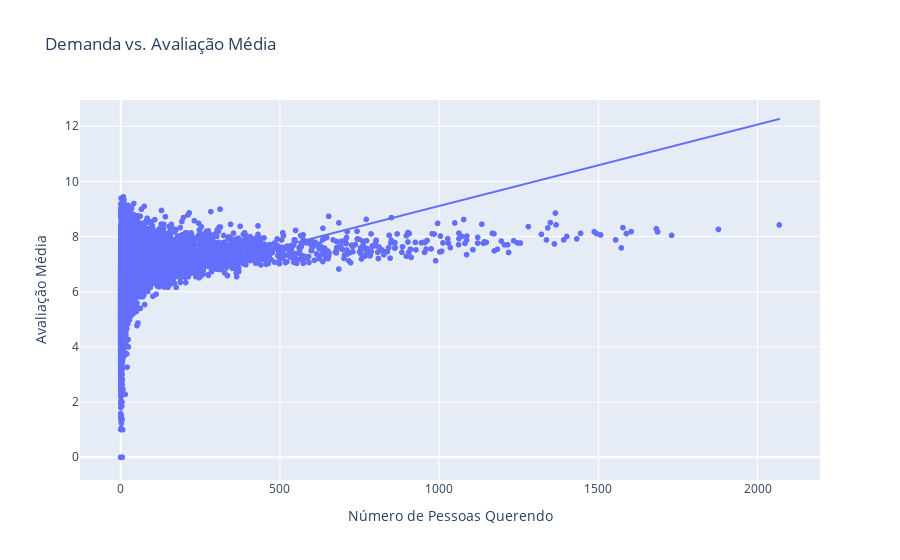

The code cell stored with this chart in its notebook:
### Markdown cell above
INSIGHT!!!

Analisando de imediato, surpreendentemente, parece jogos que apresentam menos de 30 avaliações NÃO apresentam desvio padrão de notas alto (na verdade, apresentam média de desvio padrão menor que os jogos com mais de 30 avaliações). Entretanto, analisando o segundo gráfico, vemos que isso se deve aos jogos que apresentam somente 1 voto e portanto desvio padrão nulo e, na verdade, a faixa de jogos entre 10 e 60 avaliações apresentam maior desvio padrão que jogos com 60 avaliações ou mais.

### Code cell
fig_scatter = px.scatter(
    df,
    x='numwanting',
    y='average',
    title='Demanda vs. Avaliação Média',
    labels={'numwanting': 'Número de Pessoas Querendo', 'average': 'Avaliação Média'},
    trendline='ols',
)
fig_scatter.show()

### Figure 1 — Plotly figure (JSON) as saved in the notebook; plotly's stock layout.template omitted (floating-point values rounded to 4 significant figures; data arrays with more than 128 entries replaced by an {"elided": "..."} marker saying what was removed)
{"data": [{"hovertemplate": "Número de Pessoas Querendo=%{x}<br>Avaliação Média=%{y}<extra></extra>", "legendgroup": "", "marker": {"color": "#636efa", "symbol": "circle"}, "mode": "markers", "name": "", "showlegend": false, "type": "scattergl", "x": {"elided": "20000 int values"}, "xaxis": "x", "y": {"elided": "20000 float values"}, "yaxis": "y"}, {"hovertemplate": "<b>OLS trendline</b><br>average = 0.00295231 * numwanting + 6.15908<br>R<sup>2</sup>=0.099008<br><br>Número de Pessoas Querendo=%{x}<br>Avaliação Média=%{y} <b>(trend)</b><extra></extra>", "legendgroup": "", "marker": {"color": "#636efa", "symbol": "circle"}, "mode": "lines", "name": "", "showlegend": false, "type": "scattergl", "x": {"elided": "19903 int values"}, "xaxis": "x", "y": {"elided": "19903 float values"}, "yaxis": "y"}], "layout": {"legend": {"tracegroupgap": 0}, "title": {"text": "Demanda vs. Avaliação Média"}, "xaxis": {"anchor": "y", "domain": [0, 1], "title": {"text": "Número de Pessoas Querendo"}}, "yaxis": {"anchor": "x", "domain": [0, 1], "title": {"text": "Avaliação Média"}}}}
